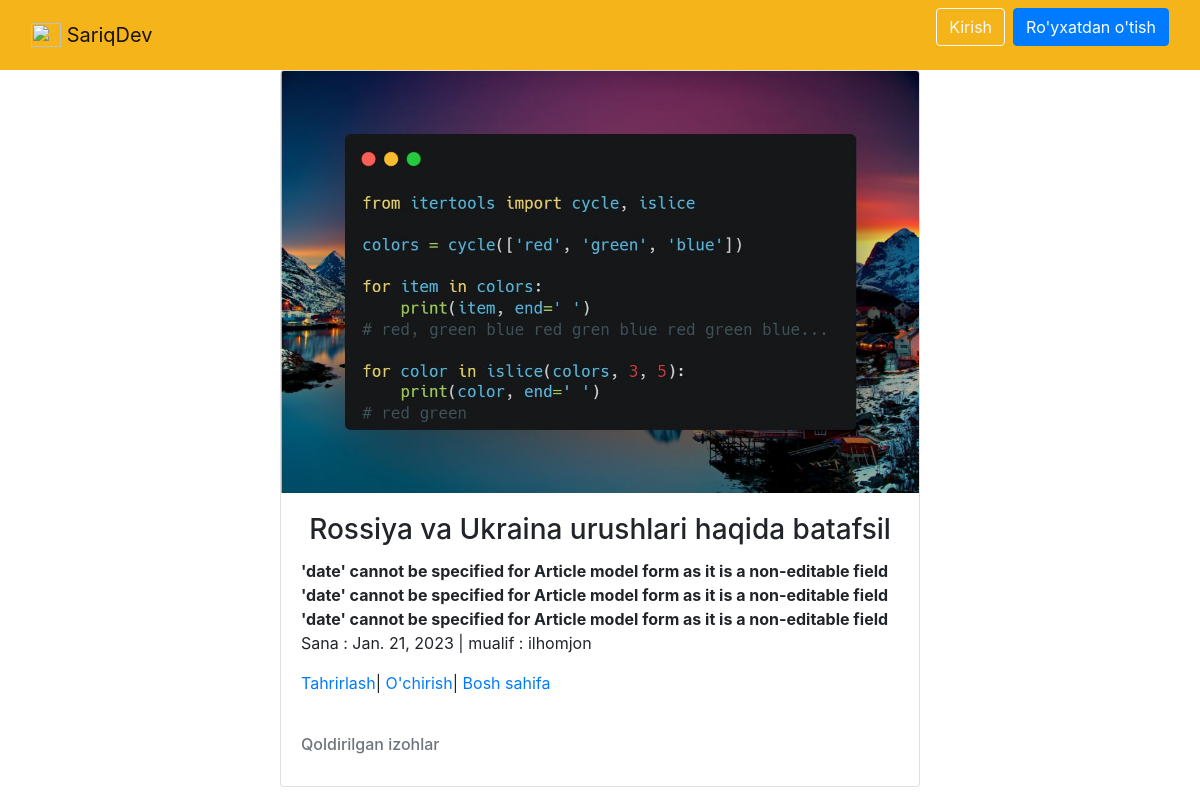
The app's page /article/4/ with its own data.
### news/models.py (models this page shows, shortened)
class Article(models.Model):
    title = models.CharField(max_length=120,verbose_name="Sarlavha")
    qisqacha = models.CharField(max_length=200,blank=True,verbose_name="Qisqa malumot")
    body = RichTextField()
    photo = models.ImageField(upload_to='images/',blank=True,verbose_name="Rasm tanlang")
    date = models.DateField(auto_now_add=True)
    author = models.ForeignKey(get_user_model(),on_delete=models.CASCADE,)

### accounts/models.py (models this page shows)
class CustomUser(AbstractUser):
    age = models.PositiveIntegerField(null=True, blank=True)
    manzil = models.CharField(max_length=50,null=True, blank=True)
    ismi = models.CharField(max_length=60,null=True, blank=True)

### news/views.py (the view)
# urls.py: path('<int:pk>/',NewDetailView.as_view(),name='new_detail'),
class NewDetailView(DetailView):
    model = Article
    template_name = 'new_detail.html'

### template/new_detail.html (shortened to what this page needs)
{% extends 'base.html' %}
{% block content %}
<div class="card" style="width: 40rem; margin: auto;">
  {% if object.photo %}
  <img src="{{ object.photo.url }}" class="card-img-top" alt="...">
  {% endif %}
  <div class="card-body">
      <h3 class="card-title" style="text-align: center;">{{ object.title }}</h3>
      <b class="card-text">{{ object.body | safe }}</b>
      <p>Sana : {{ object.date }} | mualif : {{ object.author }}</p>
      <a href="{% url 'new_edit' article.pk %}">Tahrirlash</a>|
      <a href="{% url 'new_delete' article.pk %}">O'chirish</a>|
      <a href="{% url 'news' %}">Bosh sahifa</a>
    </div>
    <div class="card-body text-secondary">
      <h6 class="card-title">Qoldirilgan izohlar</h6>
    </div>
  </div>
{% endblock content %}

### records on screen
Article: photo (picture), title "Rossiya va Ukraina urushlari haqida batafsil", body "'date' cannot be specified for Article model form as it is a non-editable field 'date' cannot be specified for Article model form as it is a non-editable field 'date' cannot be specified for Article model form as it is a non-editable field", date "Jan. 21, 2023", author "ilhomjon"
